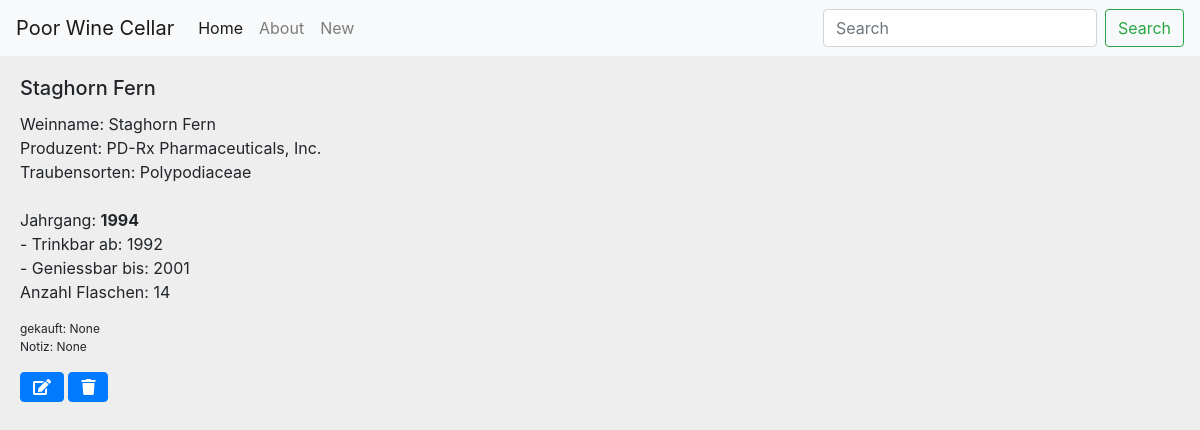
Page /wine/18 on the earlier database version.
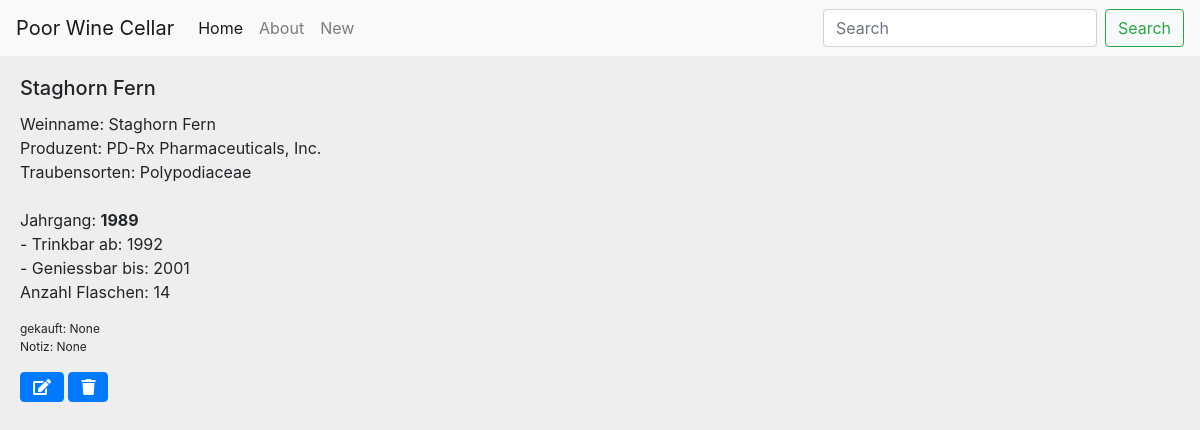
Same page on the later database version.
### wine/models.py (models this page shows, shortened)
class Wine(models.Model):
    winename = models.CharField(max_length=200)
    producer = models.CharField(max_length=200)
    grapes = models.CharField(max_length=200)
    year = models.CharField(max_length=200)
    country = models.CharField(max_length=200, null=True,)
    region = models.CharField(max_length=200, null=True,)
    purchase = models.CharField(max_length=200, null=True,)
    notes = models.CharField(max_length=400, null=True,)
    drinkfrom = models.CharField(max_length=200)
    drinkto = models.CharField(max_length=200)
    nmbrbottles = models.IntegerField()
    entrydate = models.DateTimeField('date published', null=True,)
    editdate = models.DateTimeField(null=True,)

### wine/views.py (the view)
# urls.py: path('<int:pk>', WineDetailView.as_view(), name='wine_detail'),
class WineDetailView(DetailView):
    model = Wine

### wine/templates/wine/wine_detail.html (shortened to what this page needs)
{% extends "./base.html" %}
{% block content %}
  <div class="card-body">
    <h5 class="card-title">{{ wine.winename }}</h5>
    <div class="card-text">
      Weinname:      {{ wine.winename }}<br>
      Produzent: {{ wine.producer }}<br>
      Traubensorten: {{ wine.grapes }}<br><br>
      Jahrgang: <b>{{ wine.year }}</b><br>
       - Trinkbar ab: {{ wine.drinkfrom }}<br>
       - Geniessbar bis: {{ wine.drinkto }}<br>
      Anzahl Flaschen: {{ wine.nmbrbottles }}<br>
    <p>gekauft: {{ wine.purchase }}<br>
       Notiz: {{ wine.notes }}
    </p>
        <a href="{% url "wine_edit" wine.id %}" class="btn btn-primary"><i class="fas fa-edit"></i></a>
        <a href="{% url "wine_delete" wine.id %}" class="btn btn-primary"><i class="fas fa-trash"></i></a>
  </div>
  </div>
{% endblock %}

Differences in the rows shown:
changed Wine "Staghorn Fern": year "1994" → "1989"
